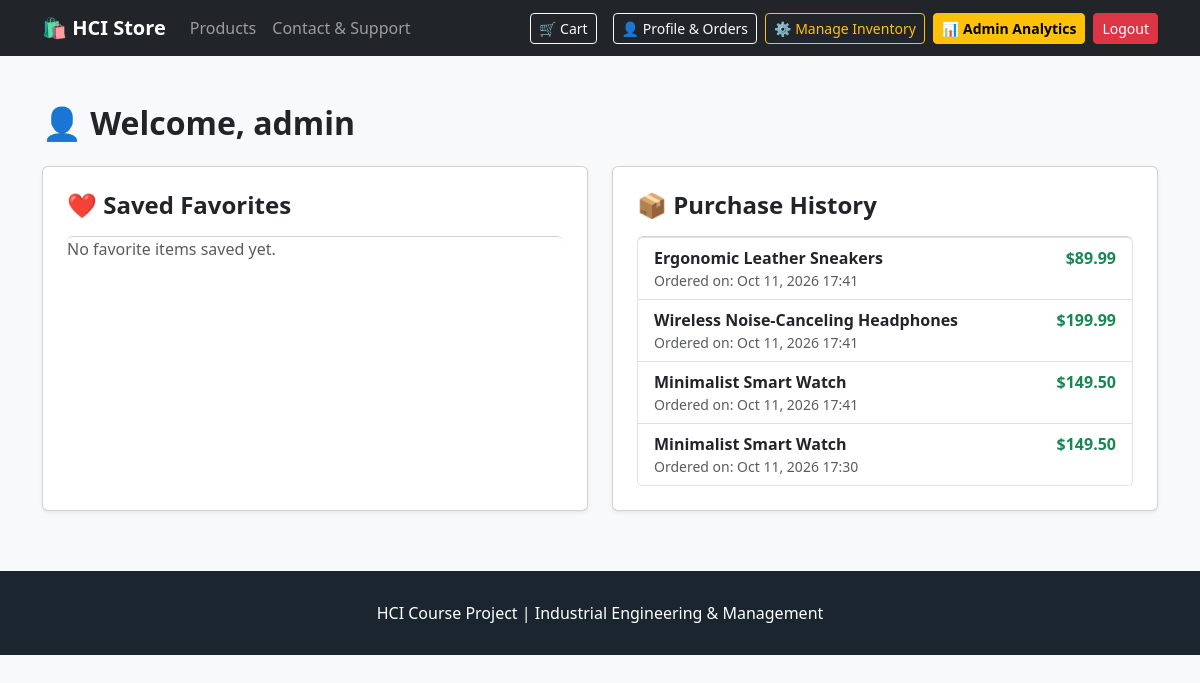
/profile/ (signed in), run on the app's committed database.
### web/models.py (models this page shows, shortened)
class Order(models.Model):
    user = models.ForeignKey(User, on_delete=models.CASCADE, related_name='orders')
    product = models.ForeignKey(Product, on_delete=models.CASCADE)
    quantity = models.IntegerField(default=1)
    total_price = models.DecimalField(max_digits=10, decimal_places=2)
    created_at = models.DateTimeField(auto_now_add=True)

class Product(models.Model):
    name = models.CharField(max_length=200)
    brand = models.CharField(max_length=100)
    price = models.DecimalField(max_digits=10, decimal_places=2)
    description = models.TextField()
    category = models.CharField(max_length=100, default="General")
    image = models.ImageField(upload_to='products/', blank=True, null=True)
    image_url = models.URLField(blank=True, null=True, default="https://via.placeholder.com/300")
    created_at = models.DateTimeField(auto_now_add=True)

### web/views.py (the view)
# urls.py: path('profile/', views.profile, name='profile'),
@login_required
def profile(request):
    favorites = Favorite.objects.filter(user=request.user).select_related('product')
    orders = Order.objects.filter(user=request.user).select_related('product').order_by('-created_at')
    return render(request, 'profile.html', {
        'favorites': favorites,
        'orders': orders,
        'is_admin': is_admin_user(request.user)
    })

### web/views.py (called while the page is built)
def is_admin_user(user):
    return user.is_authenticated and (user.is_superuser or user.email.lower() in [e.lower() for e in ADMIN_EMAILS])

### templates/profile.html (shortened to what this page needs)
{% extends 'base.html' %}
{% block content %}
<h2 class="fw-bold mb-4">👤 Welcome, {{ user.username }}</h2>
<div class="row g-4 mb-5">
    <div class="col-md-6">
        <div class="card shadow-sm p-4 h-100">
            <h4 class="fw-bold mb-3">❤️ Saved Favorites</h4>
            <div class="list-group">
                {% for fav in favorites %}
                    <div class="list-group-item d-flex justify-content-between align-items-center">
                        <div>
                            <strong>{{ fav.product.name }}</strong>
                            <div class="text-muted small">${{ fav.product.price }}</div>
                        </div>
                        <a href="{% url 'product_detail' fav.product.id %}" class="btn btn-sm btn-outline-primary">View</a>
                    </div>
                {% empty %}
                    <p class="text-muted">No favorite items saved yet.</p>
                {% endfor %}
            </div>
        </div>
    </div>
    <div class="col-md-6">
        <div class="card shadow-sm p-4 h-100">
            <h4 class="fw-bold mb-3">📦 Purchase History</h4>
            <div class="list-group">
                {% for order in orders %}
                    <div class="list-group-item">
                        <div class="d-flex justify-content-between">
                            <strong>{{ order.product.name }}</strong>
                            <span class="text-success fw-bold">${{ order.total_price }}</span>
                        </div>
                        <div class="text-muted small">Ordered on: {{ order.created_at|date:"M d, Y H:i" }}</div>
                    </div>
                {% empty %}
                    <p class="text-muted">No previous orders found.</p>
                {% endfor %}
            </div>
        </div>
    </div>
</div>
{% endblock %}

### templates/base.html (style rules this page uses)
body { font-family: system-ui, -apple-system, sans-serif; background-color: #f8f9fa; }

### data on the page
Order: product.name "Ergonomic Leather Sneakers", total_price "89.99", created_at "Oct 11, 2026 17:41"
Order: product.name "Wireless Noise-Canceling Headphones", total_price "199.99", created_at "Oct 11, 2026 17:41"
Order: product.name "Minimalist Smart Watch", total_price "149.50", created_at "Oct 11, 2026 17:41"
Order: product.name "Minimalist Smart Watch", total_price "149.50", created_at "Oct 11, 2026 17:30"

### other printed values
{{ user.username }} "admin"
